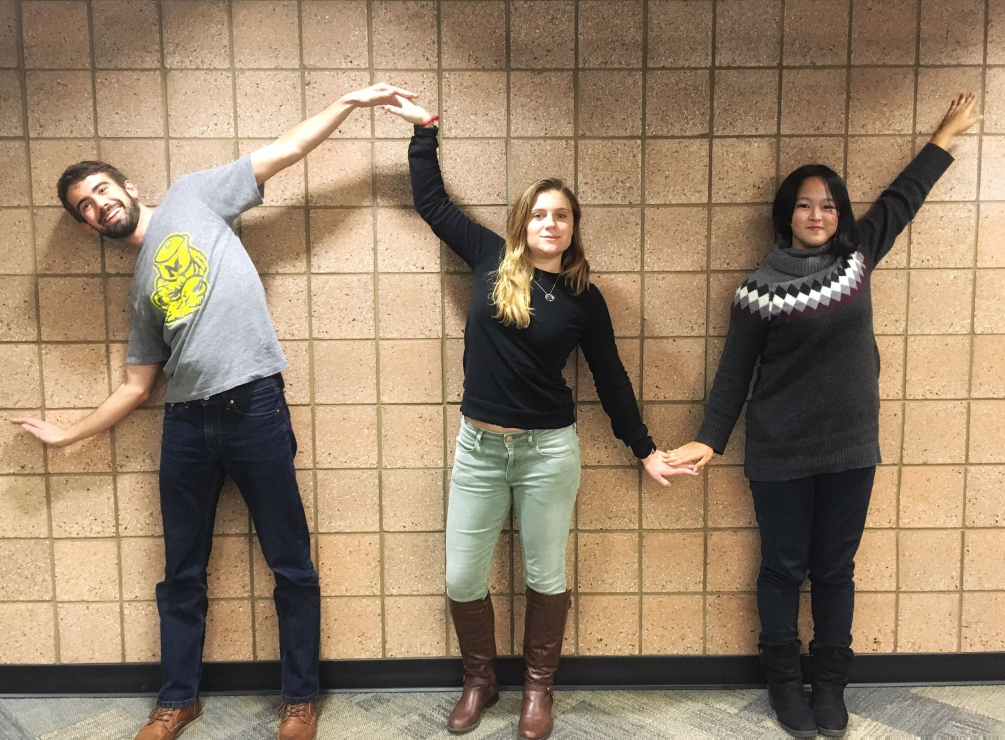
%> input picture sinusoid.jpg, 3015 x 2220 px (shown at 1/3 size)
$ octave --eval "result = read_and_process('sinusoid.jpg');"   (GNU Octave 9; MATLAB toolbox functions it lacks are replaced by stand-ins)
%> lines starting %> are read from the running program, lines starting %| are printed output that depends on the picture
function [output_array] = read_and_process(input_jpeg)
%> called with input_jpeg = 'sinusoid.jpg'
%read_and_process reads and pre-processes a jpeg image

    % Convert jpeg to array
    output_array = imread(input_jpeg);

    % Resize image to 224 x 224 (source: https://arxiv.org/pdf/1409.1556.pdf)
    output_array = imcrop(output_array, [0 0 224 224]);
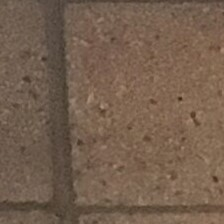
%> output_array: size 224x224x3 uint8; mean R, G, B 117.6, 95.4, 77.8

    mean_pixel_values(:, :, 1) = 124 * ones(224,224, 'uint8');
    mean_pixel_values(:, :, 2) = 117 * ones(224,224, 'uint8');
    mean_pixel_values(:, :, 3) = 104 * ones(224,224, 'uint8');
    output_array = output_array - mean_pixel_values;
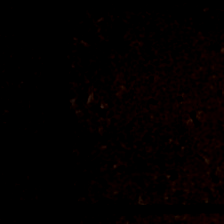
%> output_array: size 224x224x3 uint8; mean R, G, B 3, 0.1, 0

    %figure;
    %image(output_array);
    %title('still uint8');

    % convert to single
    output_array = im2single(output_array);
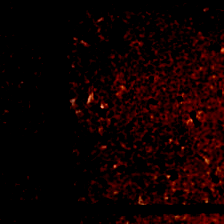
%> output_array: size 224x224x3 single; mean R, G, B 0.0119, 0.000346, 8.52e-05; drawn with min black and max white

    %figure;
    %image(output_array);
    %title('single');

end
